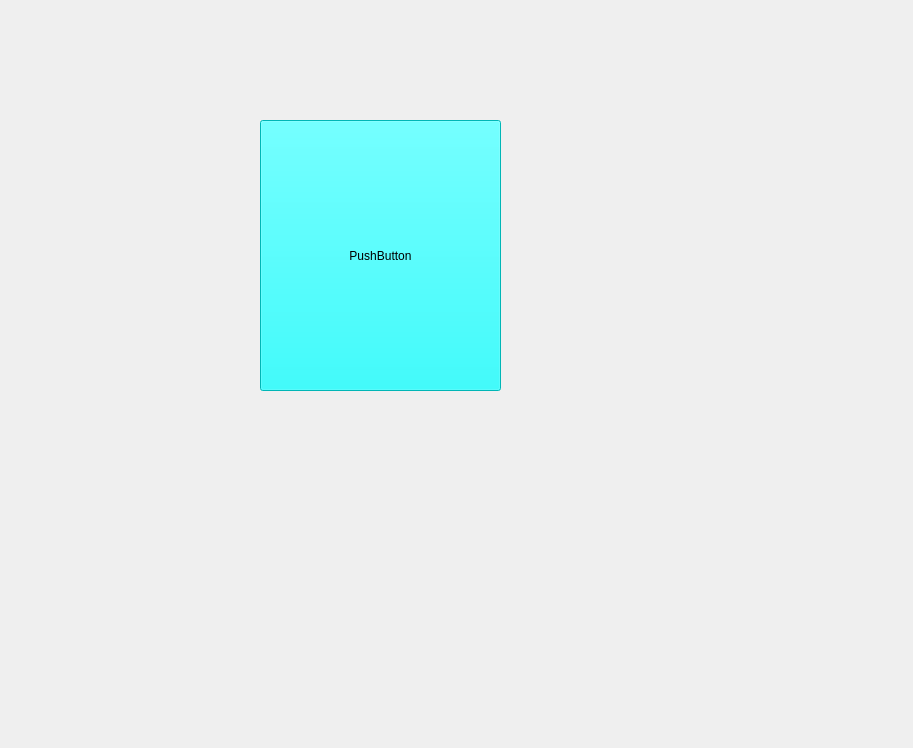
<?xml version="1.0" encoding="UTF-8"?>
<ui version="4.0">
 <class>DashboardPage</class>
 <widget class="QWidget" name="DashboardPage">
  <property name="geometry">
   <rect>
    <x>0</x>
    <y>0</y>
    <width>913</width>
    <height>748</height>
   </rect>
  </property>
  <property name="windowTitle">
   <string>Form</string>
  </property>
  <widget class="QPushButton" name="pushButton">
   <property name="geometry">
    <rect>
     <x>260</x>
     <y>120</y>
     <width>241</width>
     <height>271</height>
    </rect>
   </property>
   <property name="styleSheet">
    <string notr="true">background-color :rgb(0, 255, 255)</string>
   </property>
   <property name="text">
    <string>PushButton</string>
   </property>
  </widget>
 </widget>
 <resources/>
 <connections/>
</ui>
